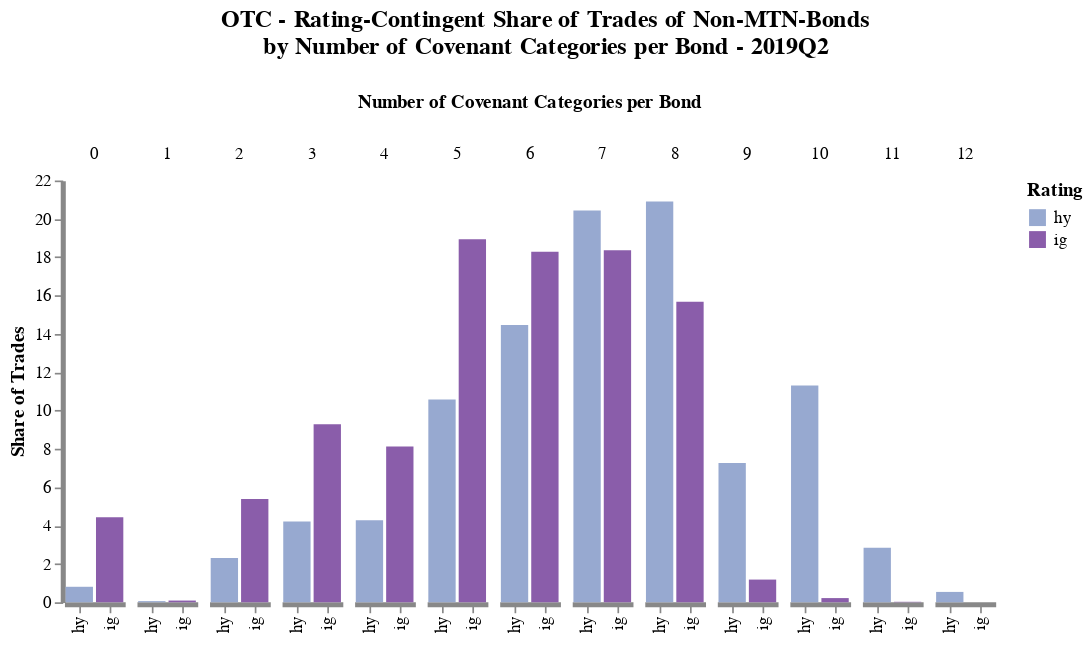

The notebook cell this image was saved under:
### Code cell
pl[10]

### Figure 1 — Vega-Lite specification as saved in the notebook (floating-point values rounded to 4 significant figures)
{"config": {"axis": {"domainWidth": 3}, "opacity": {"value": 0.7}, "view": {"stroke": "transparent"}}, "data": {"values": [{"perc_sbm_rt_total": 4.431, "perc_sbm_total": 3.221, "period": "2019Q2", "rt": "ig", "sbm": "otc", "sum_num_cov": 0, "value": 69228, "variable": "trades_by_num_cov"}, {"perc_sbm_rt_total": 0.08904, "perc_sbm_total": 0.06472, "period": "2019Q2", "rt": "ig", "sbm": "otc", "sum_num_cov": 1, "value": 1391, "variable": "trades_by_num_cov"}, {"perc_sbm_rt_total": 5.39, "perc_sbm_total": 3.917, "period": "2019Q2", "rt": "ig", "sbm": "otc", "sum_num_cov": 2, "value": 84194, "variable": "trades_by_num_cov"}, {"perc_sbm_rt_total": 9.289, "perc_sbm_total": 6.751, "period": "2019Q2", "rt": "ig", "sbm": "otc", "sum_num_cov": 3, "value": 145104, "variable": "trades_by_num_cov"}, {"perc_sbm_rt_total": 8.127, "perc_sbm_total": 5.907, "period": "2019Q2", "rt": "ig", "sbm": "otc", "sum_num_cov": 4, "value": 126955, "variable": "trades_by_num_cov"}, {"perc_sbm_rt_total": 18.93, "perc_sbm_total": 13.76, "period": "2019Q2", "rt": "ig", "sbm": "otc", "sum_num_cov": 5, "value": 295728, "variable": "trades_by_num_cov"}, {"perc_sbm_rt_total": 18.29, "perc_sbm_total": 13.29, "period": "2019Q2", "rt": "ig", "sbm": "otc", "sum_num_cov": 6, "value": 285680, "variable": "trades_by_num_cov"}, {"perc_sbm_rt_total": 18.36, "perc_sbm_total": 13.35, "period": "2019Q2", "rt": "ig", "sbm": "otc", "sum_num_cov": 7, "value": 286851, "variable": "trades_by_num_cov"}, {"perc_sbm_rt_total": 15.67, "perc_sbm_total": 11.39, "period": "2019Q2", "rt": "ig", "sbm": "otc", "sum_num_cov": 8, "value": 244796, "variable": "trades_by_num_cov"}, {"perc_sbm_rt_total": 1.183, "perc_sbm_total": 0.8597, "period": "2019Q2", "rt": "ig", "sbm": "otc", "sum_num_cov": 9, "value": 18478, "variable": "trades_by_num_cov"}, {"perc_sbm_rt_total": 0.2176, "perc_sbm_total": 0.1581, "period": "2019Q2", "rt": "ig", "sbm": "otc", "sum_num_cov": 10, "value": 3399, "variable": "trades_by_num_cov"}, {"perc_sbm_rt_total": 0.02432, "perc_sbm_total": 0.01768, "period": "2019Q2", "rt": "ig", "sbm": "otc", "sum_num_cov": 11, "value": 380, "variable": "trades_by_num_cov"}, {"perc_sbm_rt_total": 0.8075, "perc_sbm_total": 0.2206, "period": "2019Q2", "rt": "hy", "sbm": "otc", "sum_num_cov": 0, "value": 4741, "variable": "trades_by_num_cov"}, {"perc_sbm_rt_total": 0.05945, "perc_sbm_total": 0.01624, "period": "2019Q2", "rt": "hy", "sbm": "otc", "sum_num_cov": 1, "value": 349, "variable": "trades_by_num_cov"}, {"perc_sbm_rt_total": 2.304, "perc_sbm_total": 0.6293, "period": "2019Q2", "rt": "hy", "sbm": "otc", "sum_num_cov": 2, "value": 13526, "variable": "trades_by_num_cov"}, {"perc_sbm_rt_total": 4.211, "perc_sbm_total": 1.15, "period": "2019Q2", "rt": "hy", "sbm": "otc", "sum_num_cov": 3, "value": 24720, "variable": "trades_by_num_cov"}, {"perc_sbm_rt_total": 4.278, "perc_sbm_total": 1.169, "period": "2019Q2", "rt": "hy", "sbm": "otc", "sum_num_cov": 4, "value": 25118, "variable": "trades_by_num_cov"}, {"perc_sbm_rt_total": 10.57, "perc_sbm_total": 2.888, "period": "2019Q2", "rt": "hy", "sbm": "otc", "sum_num_cov": 5, "value": 62067, "variable": "trades_by_num_cov"}, {"perc_sbm_rt_total": 14.46, "perc_sbm_total": 3.951, "period": "2019Q2", "rt": "hy", "sbm": "otc", "sum_num_cov": 6, "value": 84913, "variable": "trades_by_num_cov"}, {"perc_sbm_rt_total": 20.44, "perc_sbm_total": 5.583, "period": "2019Q2", "rt": "hy", "sbm": "otc", "sum_num_cov": 7, "value": 119995, "variable": "trades_by_num_cov"}, {"perc_sbm_rt_total": 20.9, "perc_sbm_total": 5.71, "period": "2019Q2", "rt": "hy", "sbm": "otc", "sum_num_cov": 8, "value": 122716, "variable": "trades_by_num_cov"}, {"perc_sbm_rt_total": 7.266, "perc_sbm_total": 1.985, "period": "2019Q2", "rt": "hy", "sbm": "otc", "sum_num_cov": 9, "value": 42656, "variable": "trades_by_num_cov"}, {"perc_sbm_rt_total": 11.31, "perc_sbm_total": 3.09, "period": "2019Q2", "rt": "hy", "sbm": "otc", "sum_num_cov": 10, "value": 66417, "variable": "trades_by_num_cov"}, {"perc_sbm_rt_total": 2.846, "perc_sbm_total": 0.7774, "period": "2019Q2", "rt": "hy", "sbm": "otc", "sum_num_cov": 11, "value": 16709, "variable": "trades_by_num_cov"}, {"perc_sbm_rt_total": 0.5398, "perc_sbm_total": 0.1474, "period": "2019Q2", "rt": "hy", "sbm": "otc", "sum_num_cov": 12, "value": 3169, "variable": "trades_by_num_cov"}]}, "encoding": {"color": {"field": "rt", "legend": {"title": "Rating"}, "scale": {"scheme": "bluepurple"}, "type": "nominal"}, "column": {"field": "sum_num_cov", "sort": "ascending", "title": "Number of Covenant Categories per Bond", "type": "ordinal"}, "x": {"axis": {"title": " "}, "field": "rt", "type": "nominal"}, "y": {"axis": {"grid": false, "stack": null, "title": "Share of Trades"}, "field": "perc_sbm_rt_total", "type": "quantitative"}}, "height": 250, "mark": "bar", "spacing": 5, "title": {"align": "center", "anchor": "middle", "fontSize": 14, "offset": 20, "text": ["OTC - Rating-Contingent Share of Trades of Non-MTN-Bonds", " by Number of Covenant Categories per Bond - 2019Q2"]}, "width": {"step": 18}}
